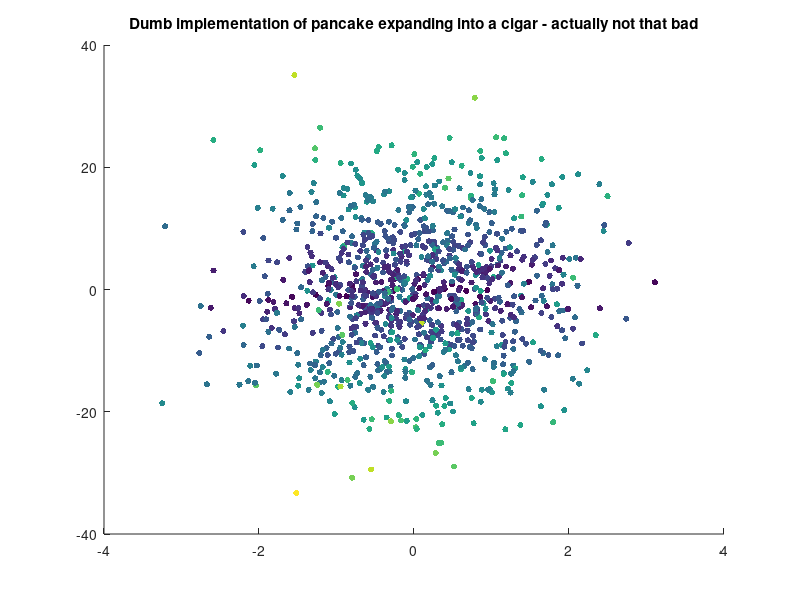

MATLAB code for this plot:
%% pancake-cigar, Hamish Dickson 24/01/2015

%
% Dumb implementation - what happens if you have a (large) pancake shaped collection of identical 
% particles with a gaussian distribution of velocities and limit the speed in one plane
%
% if you think about it, this isn't THAT dumb (it's just simple) as a first guess - stuff is in the way in the x-axis
% (other explosive material, going at a similar momentum)
%
% start out with a 2d "pancake" - ie a line on the x axis
% 

%% Initialization
clear ; close all; clc

% give each a random position on the line
p_x = randn(1000, 1);
p_y = zeros(1000, 1);

% plot em in a scatter graph
%scatter(p_x, p_y, [], sqrt(p_x.^2 + p_x.^2))

% get 100 random x's
u_x = randn(1000,1);

% get 100 random y's
u_y = randn(1000,1);

% I don't care about acceleration
t = 10;
slow_down_factor = 0.0001;

p_x = slow_down_factor * u_x * t + p_x;
p_y = u_y * t + p_y;
scatter(p_x, p_y, 20, sqrt(u_x.^2 + u_y.^2), 'filled')
title ('Dumb implementation of pancake expanding into a cigar - actually not that bad');
